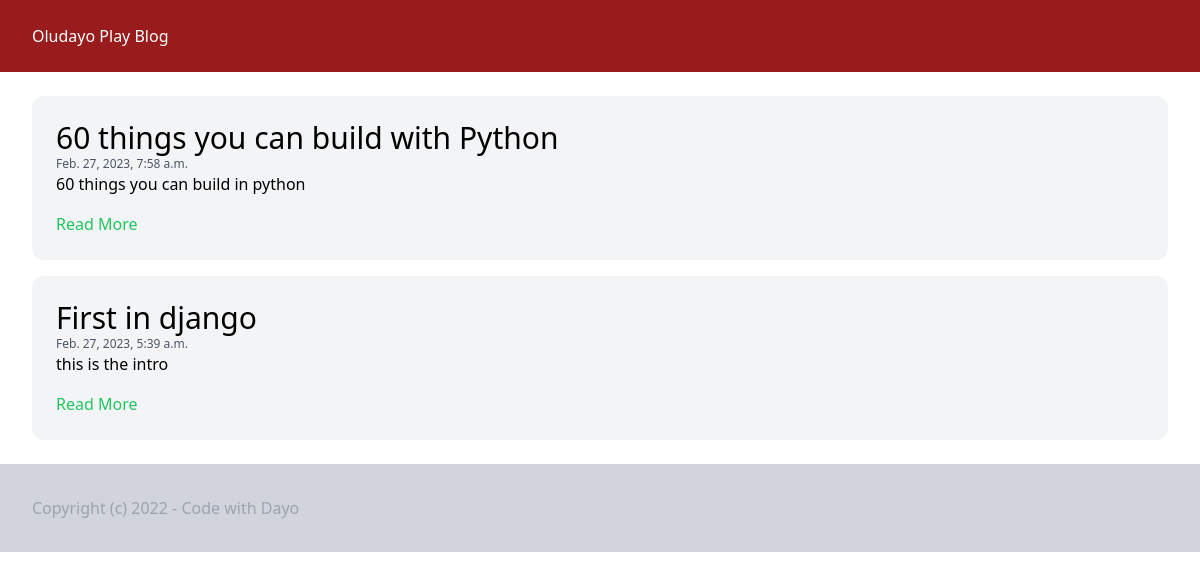
The page / on the database its author committed.
### post/models.py (models this page shows, shortened)
class Post(models.Model):
    category = models.ForeignKey(Category, related_name='posts', on_delete=models.CASCADE)
    title = models.CharField(max_length=255)
    slug = models.SlugField(max_length=255)
    intro = models.TextField()
    body = models.TextField()
    created_at = models.DateTimeField(auto_now_add=True)
    class Meta:
        ordering = ('-created_at',)

### post/views.py (the view)
# urls.py: path("", views.frontpage, name='frontpage'),
def frontpage(request):
    posts = Post.objects.all()
    return render(request, 'post/frontpage.html', {'posts': posts})

### templates/post/frontpage.html
{% extends 'post/base.html' %}
{% block content %}
  <div class="space-y-4">
  {% for post in posts %}
      <article class="p-6 bg-gray-100 rounded-xl">
<h2 class="text-3xl">{{ post.title }}</h2>
      <span class="text-sm block text-xs text-gray-600">{{ post.created_at }}</span>
      <p class="mb-4 ">{{ post.intro }}</p>
      <a href="{% url 'post_detail' post.slug %}"} class="text-green-500">Read More</a>
      </article>
  {% endfor %}
  </div>
{% endblock content %}

### rows shown on the page
Post: title "60 things you can build with Python", created_at "Feb. 27, 2023, 7:58 a.m.", intro "60 things you can build in python"
Post: title "First in django", created_at "Feb. 27, 2023, 5:39 a.m.", intro "this is the intro"
